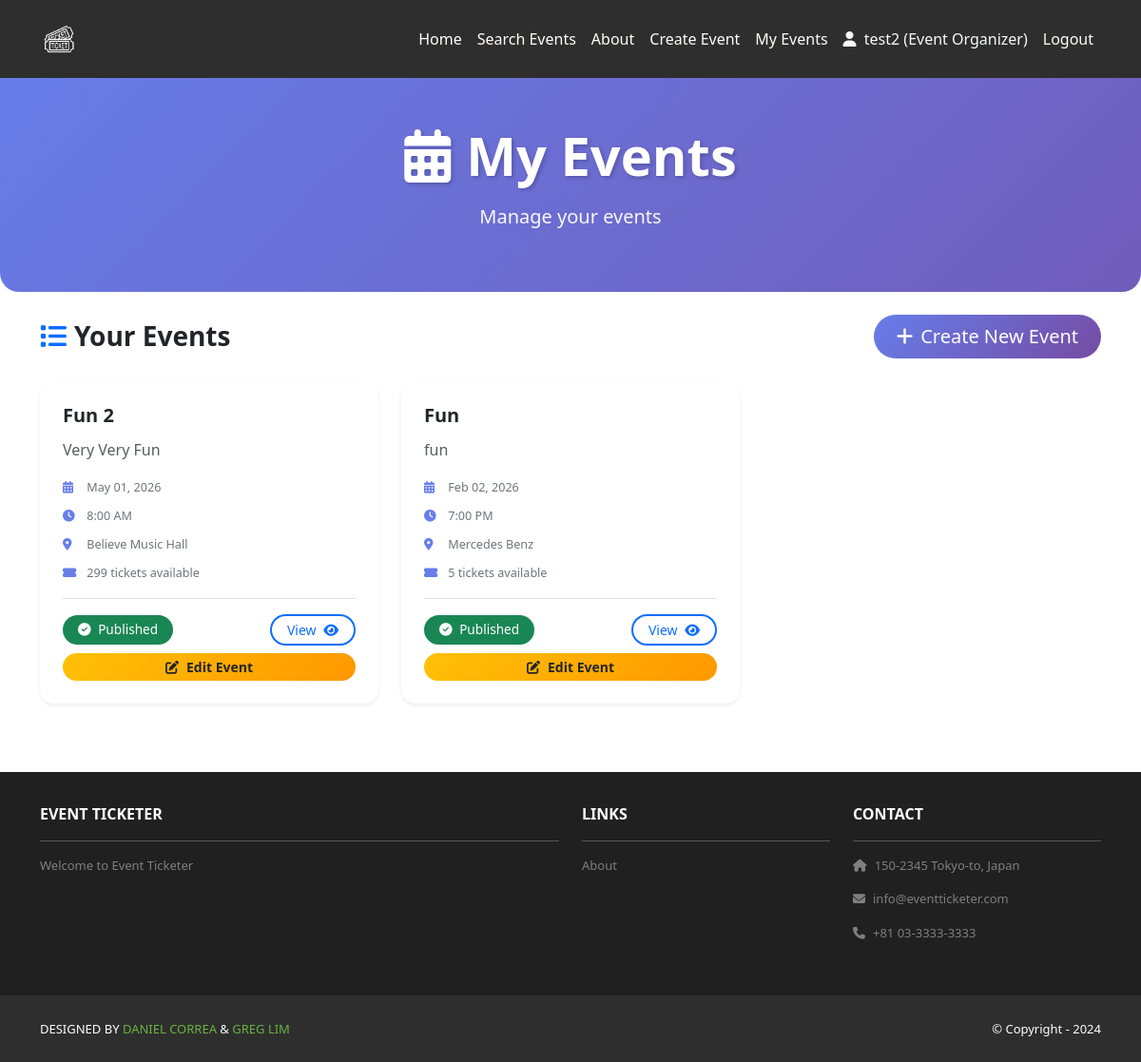
The app's page /events/my-events/ (signed in) with its own data.
### user_accounts/models.py (models this page shows, shortened)
class UserProfile(models.Model):
    USER_TYPE_CHOICES = [
        ('attendee', 'Attendee'),
        ('event_organizer', 'Event Organizer'),
    ]
    user = models.OneToOneField(User, on_delete=models.CASCADE)
    user_type = models.CharField(
        max_length=20,
        choices=USER_TYPE_CHOICES,
        default='attendee'
    )
    created_at = models.DateTimeField(auto_now_add=True)
    updated_at = models.DateTimeField(auto_now=True)

### home/models.py (models this page shows, shortened)
class Event(models.Model):
    title = models.CharField(max_length=200)
    description = models.TextField()
    date = models.DateField()
    time = models.TimeField()
    venue = models.CharField(max_length=300)
    latitude = models.DecimalField(max_digits=9, decimal_places=6, null=True, blank=True)
    longitude = models.DecimalField(max_digits=9, decimal_places=6, null=True, blank=True)
    ticket_price = models.DecimalField(max_digits=10, decimal_places=2)
    ticket_availability = models.PositiveIntegerField()
    organizer = models.ForeignKey(User, on_delete=models.CASCADE, related_name='organized_events')
    created_at = models.DateTimeField(auto_now_add=True)
    updated_at = models.DateTimeField(auto_now=True)
    is_published = models.BooleanField(default=True)
    class Meta:
        ordering = ['-created_at']

### home/views.py (the view)
# urls.py: path('events/my-events/', views.my_events, name='home.my_events'),
@login_required
def my_events(request):
    if not hasattr(request.user, 'userprofile') or request.user.userprofile.user_type != 'event_organizer':
        messages.error(request, 'Only Event Organizers can view this page.')
        return redirect('home.index')
    events = Event.objects.filter(organizer=request.user)
    template_data = {'title': 'My Events'}
    return render(request, 'home/my_events.html', {
        'template_data': template_data,
        'events': events
    })

### home/templates/home/my_events.html (shortened to what this page needs)
{% extends 'base.html' %}
{% load static %}
{% block content %}
<header class="masthead bg-my-events-header text-white text-center py-5 mb-4">
    <div class="container">
        <div class="row">
            <div class="col-lg-8 mx-auto">
                <h1 class="display-4 fw-bold mb-3" style="text-shadow: 2px 2px 4px rgba(0, 0, 0, 0.2);">
                    <i class="fas fa-calendar-alt me-3"></i>My Events
                </h1>
                <p class="lead">Manage your events</p>
            </div>
        </div>
    </div>
</header>
<div class="container mb-5">
    <div class="row">
        <div class="col-12">
            <div class="d-flex justify-content-between align-items-center mb-4">
                <h3 class="fw-bold mb-0">
                    <i class="fas fa-list me-2 text-primary"></i>Your Events
                </h3>
                <a href="{% url 'home.create_event' %}" class="btn btn-primary btn-lg rounded-pill px-4">
                    <i class="fas fa-plus me-2"></i>Create New Event
                </a>
            </div>
            {% if events %}
                <div class="row">
                    {% for event in events %}
                    <div class="col-md-6 col-lg-4 mb-4">
                        <div class="card h-100 shadow-sm event-card">
                            <div class="card-body">
                                <h5 class="card-title">{{ event.title }}</h5>
                                <p class="card-text text-muted">{{ event.description|truncatewords:20 }}</p>
                                <div class="event-info mb-2">
                                    <small>
                                        <i class="fas fa-calendar-alt me-1"></i>
                                        {{ event.date|date:"M d, Y" }}
                                    </small>
                                </div>
                                <div class="event-info mb-2">
                                    <small>
                                        <i class="fas fa-clock me-1"></i>
                                        {{ event.time|time:"g:i A" }}
                                    </small>
                                </div>
                                <div class="event-info mb-2">
                                    <small>
                                        <i class="fas fa-map-marker-alt me-1"></i>
                                        {{ event.venue|truncatewords:5 }}
                                    </small>
                                </div>
                                <div class="event-info mb-3">
                                    <small>
                                        <i class="fas fa-ticket-alt me-1"></i>
                                        {{ event.ticket_availability }} tickets available
                                    </small>
                                </div>
                                <div class="d-flex flex-column gap-2 mt-3 pt-3 border-top">
                                    <div class="d-flex justify-content-between align-items-center">
                                        <span class="badge {% if event.is_published %}bg-success{% else %}bg-secondary{% endif %} px-3 py-2 rounded-pill">
                                            <i class="fas fa-{% if event.is_published %}check-circle{% else %}clock{% endif %} me-1"></i>
                                            {% if event.is_published %}Published{% else %}Draft{% endif %}
                                        </span>
                                        <a href="{% url 'home.event_detail' event.id %}" class="btn btn-sm btn-outline-primary rounded-pill px-3">
                                            View <i class="fas fa-eye ms-1"></i>
                                        </a>
                                    </div>
                                    <a href="{% url 'home.edit_event' event.id %}" class="btn btn-sm btn-warning rounded-pill px-3 w-100">
                                        <i class="fas fa-edit me-2"></i>Edit Event
                                    </a>
                                </div>
                            </div>
                        </div>
                    </div>
                    {% endfor %}
                </div>
            {% endif %}
        </div>
    </div>
</div>
{% endblock %}

### eventticketer/templates/base.html (shortened to what this page needs)
<!DOCTYPE html>
<html>
    {% load static %}
  <head>
    <link href="https://cdn.jsdelivr.net/npm/bootstrap@5.3.3/dist/css/bootstrap.min.css" rel="stylesheet">
    <link rel="stylesheet" href="https://cdnjs.cloudflare.com/ajax/libs/font-awesome/6.1.1/css/all.min.css">
    <link rel="stylesheet" type="text/css" href="{% static 'css/style.css' %}">
  </head>
  <body>
    <nav class="p-3 navbar navbar-dark bg-dark navbar-expand-lg">
      <div class="container">
        <a class="navbar-brand" href="{% url 'home.index' %}">
          <img src="{% static 'img/logo.png' %}" alt="logo" height="40" />
        </a>
        <div class="collapse navbar-collapse" id="navbarNavAltMarkup">
          <div class="navbar-nav ms-auto navbar-ml">
            <a class="nav-link" href="{% url 'home.index' %}">Home</a>
            <a class="nav-link" href="{% url 'home.events_search' %}">Search Events</a>
            <a class="nav-link" href="{% url 'home.about' %}">About</a>
            {% if user.is_authenticated %}
              {% if user.userprofile.user_type == 'event_organizer' %}
                <a class="nav-link" href="{% url 'home.create_event' %}">Create Event</a>
                <a class="nav-link" href="{% url 'home.my_events' %}">My Events</a>
              {% elif user.userprofile.user_type == 'attendee' %}
                <a class="nav-link" href="{% url 'home.view_cart' %}">
                  <i class="fas fa-shopping-cart me-1"></i>Cart
                </a>
                <a class="nav-link" href="{% url 'home.my_orders' %}">My Orders</a>
              {% endif %}
              <span class="nav-link text-light">
                <i class="fas fa-user me-1"></i>
                {{ user.username }} ({{ user.userprofile.get_user_type_display }})
              </span>
              <a class="nav-link" href="{% url 'user_accounts.logout' %}">Logout</a>
            {% else %}
              <a class="nav-link" href="{% url 'user_accounts.login' %}">Login</a>
              <a class="nav-link" href="{% url 'user_accounts.signup' %}">Sign Up</a>
            {% endif %}
          </div>
        </div>
      </div>
    </nav>
    <div>
      {% block content %}
      {% endblock content %}
    </div>
    <section class="p-3 ms-footer d-none d-md-block">
      <div class="container">
        <div class="row mt-3 text-white">
          <div class="col-md-6 col-lg-6 col-xl-6 mx-auto mb-4">
            <b>EVENT TICKETER</b>
            <hr />
            <p>Welcome to Event Ticketer</p>
          </div>
          <div class="col-md-3 col-lg-3 col-xl-3 mx-auto mb-4">
            <b>LINKS</b>
            <hr />
            <p><a class="nav-link" href="{% url 'home.about' %}">About</a></p>
          </div>
          <div class="col-md-3 col-lg-3 col-xl-3 mx-auto mb-4">
            <b>CONTACT</b>
            <hr />
            <p><i class="fas fa-home me-2"></i>150-2345 Tokyo-to, Japan</p>
            <p><i class="fas fa-envelope me-2"></i>info@eventticketer.com</p>
            <p><i class="fas fa-phone me-2"></i>+81 03-3333-3333</p>
          </div>
        </div>
      </div>
    </section>
    <section class="p-3 ms-footer-bottom bg-dark">
      <div class="container d-flex justify-content-between">
        <div class="me-5 text-white">
          <span>DESIGNED BY <a href="https://www.x.com/danielgarax" target="_blank">DANIEL CORREA</a> & <a href="https://www.x.com/greglim81" target="_blank">GREG LIM</a></span>
        </div>
        <div class="text-white">
          <span>© Copyright - 2024</span>
        </div>
      </div>
    </section>
  </body>
</html>

### eventticketer/static/css/style.css (style rules this page uses)
.navbar a.nav-link { color: #FFFEF6 !important; }
.bg-dark { background-color: #2E2E2E !important; }
.ms-footer { background-color: #202020; }
.ms-footer p { color: #7F7F7F; font-size: 13px; }
.ms-footer-bottom span { font-size: 13px; line-height: 38px; }
.ms-footer-bottom a { color: #6ab43e; text-decoration: none; }

### home/templates/home/my_events.html (style rules this page uses)
.bg-my-events-header { background: linear-gradient(135deg, #667eea 0%, #764ba2 100%); background-attachment: fixed; background-size: cover; border-radius: 0 0 20px 20px; }
.bg-my-events-header h1 { animation: fadeInDown 0.6s ease-out; }
.bg-my-events-header .lead { animation: fadeInUp 0.6s ease-out 0.2s both; opacity: 0.95; }
.event-card { border: none; border-radius: 15px; transition: transform 0.3s ease, box-shadow 0.3s ease; overflow: hidden; background: #ffffff; box-shadow: 0 2px 10px rgba(0, 0, 0, 0.08); animation: fadeIn 0.5s ease-in; }
.event-card .card-body { padding: 1.5rem; }
.event-card .card-title { color: #212529; font-weight: 600; margin-bottom: 0.75rem; font-size: 1.25rem; }
.event-info { color: #6c757d; font-size: 0.9rem; }
.event-info i { color: #667eea; width: 18px; }
.btn-primary { border-radius: 50px; font-weight: 500; transition: all 0.3s ease; background: linear-gradient(135deg, #667eea 0%, #764ba2 100%); border: none; }
.btn-outline-primary { border-radius: 50px; border-width: 2px; font-weight: 500; transition: all 0.3s ease; }
.btn-warning { border-radius: 50px; font-weight: 600; transition: all 0.3s ease; background: linear-gradient(135deg, #ffc107 0%, #ff9800 100%); border: none; color: #212529; }
.badge { font-weight: 500; font-size: 0.85rem; }

### records on screen
Event: title "Fun 2", description "Very Very Fun", date "May 01, 2026", time "8:00 AM", venue "Believe Music Hall", ticket_availability "299", is_published True (drawn)
Event: title "Fun", description "fun", date "Feb 02, 2026", time "7:00 PM", venue "Mercedes Benz", ticket_availability "5", is_published True (drawn)

### other values on screen
{{ user.username }} "test2"
{{ user.userprofile.get_user_type_display }} "Event Organizer"
